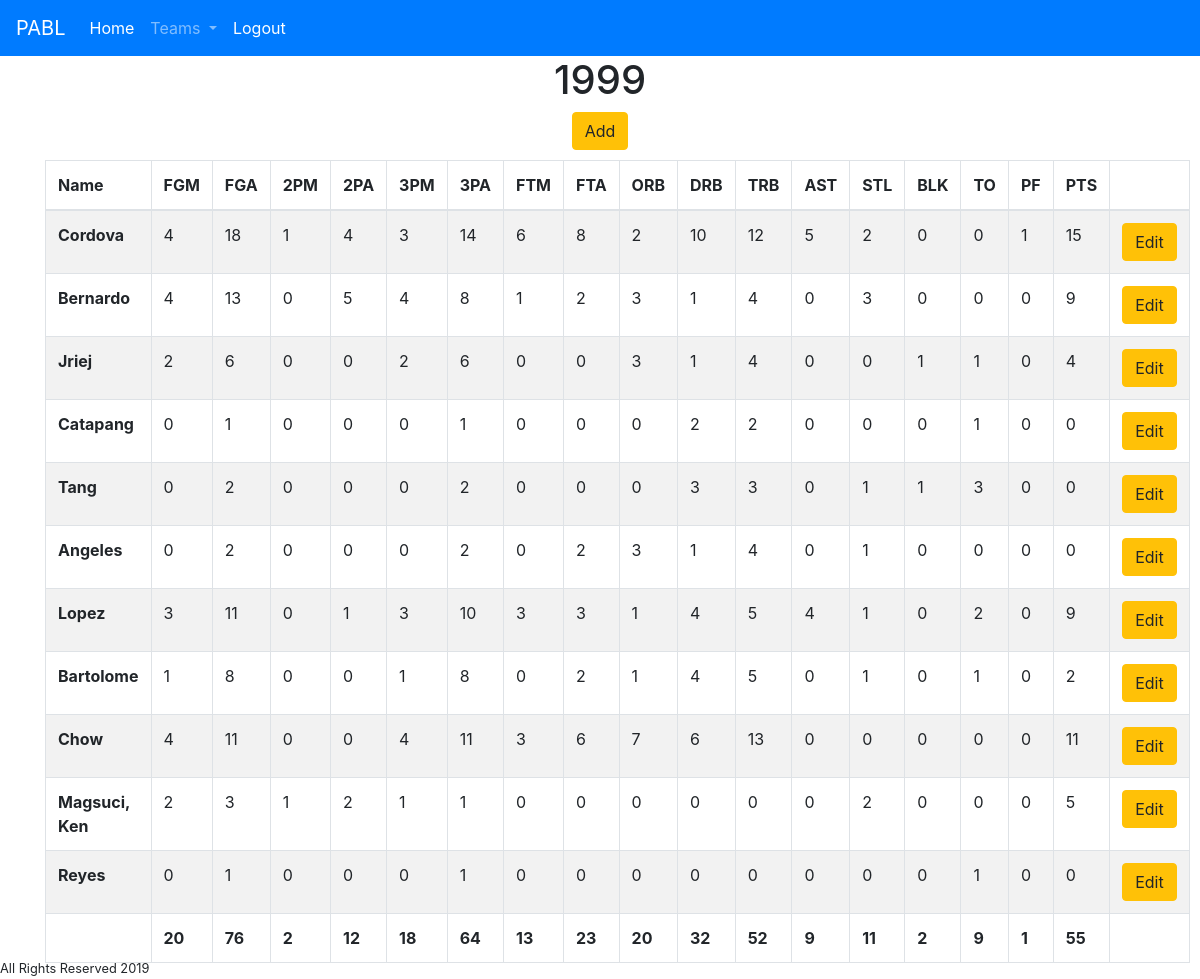
Page /team/1999 (signed in) on the committed database.
### tables this page shows
CREATE TABLE "2012vs1999" (
	"id"	INTEGER PRIMARY KEY AUTOINCREMENT,
	"name"	TEXT,
	"team"	TEXT,
	"fgm"	INTEGER,
	"fga"	INTEGER,
	"2pm"	INTEGER,
	"2pa"	INTEGER,
	"3pm"	INTEGER,
	"3pa"	INTEGER,
	"ftm"	INTEGER,
	"fta"	INTEGER,
	"orb"	INTEGER,
	"drb"	INTEGER,
	"trb"	INTEGER,
	"ast"	INTEGER,
	"stl"	INTEGER,
	"blk"	INTEGER,
	"to"	INTEGER,
	"pf"	INTEGER,
	"pts"	INTEGER
);

### app.py (the view)
@app.route('/team', defaults={"name":"Default"})
@app.route('/team/<name>')
def team(name):
    username = session["username"]
    if name == "Default":
        return render_template('team_default.html', username=username)
    else:
       if name == "19909395":
           results = teamread('2008vs1990/93/95', '1990/93/95')
           stats = sum_stats(results)
           return render_template('team.html', results=results, stats=stats, username=username)
       elif name == "2008":
           results = teamread('2008vs1990/93/95', '2008')
           stats = sum_stats(results)
           return render_template('team.html', results=results, stats=stats, username=username)
       elif name == "200018":
           results = teamread('2000/18vs2003', '2000/18')
           stats = sum_stats(results)
           return render_template('team.html', results=results, stats=stats, username=username)
       elif name == "2003":
           results = teamread('2000/18vs2003', '2003')
           stats = sum_stats(results)
           return render_template('team.html', results=results, stats=stats, username=username)
       elif name == "201319":
           results = teamread('2013/19vs1992', '2013/19')
           stats = sum_stats(results)
           return render_template('team.html', results=results, stats=stats, username=username)
       elif name == "1992":
           results = teamread('2013/19vs1992', '1992')
           stats = sum_stats(results)
           return render_template('team.html', results=results, stats=stats, username=username)
       elif name == "1994":
           results = teamread('1994vs2015', '1994')
           stats = sum_stats(results)
           return render_template('team.html', results=results, stats=stats, username=username)
       elif name == "2015":
           results = teamread('1994vs2015', '2015')
           stats = sum_stats(results)
           return render_template('team.html', results=results, stats=stats, username=username)
       elif name == "2002":
           results = teamread('2002vs2006', '2002')
           stats = sum_stats(results)
           return render_template('team.html', results=results, stats=stats, username=username)
       elif name == "2006":
           results = teamread('2002vs2006', '2006')
           stats = sum_stats(results)
           return render_template('team.html', results=results, stats=stats, username=username)
       elif name == "2004":
           results = teamread('2004vs2014', '2004')
           stats = sum_stats(results)
           return render_template('team.html', results=results, stats=stats, username=username)
       elif name == "2014":
           results = teamread('2004vs2014', '2014')
           stats = sum_stats(results)
           return render_template('team.html', results=results, stats=stats, username=username)
       elif name == "2009":
           results = teamread('2009vs2010', '2009')
           stats = sum_stats(results)
           return render_template('team.html', results=results, stats=stats, username=username)
       elif name == "2010":
           results = teamread('2009vs2010', '2010')
           stats = sum_stats(results)
           return render_template('team.html', results=results, stats=stats, username=username)
       elif name == "2012":
           results = teamread('2012vs1999', '2012')
           stats = sum_stats(results)
           return render_template('team.html', results=results, stats=stats, username=username)
       elif name == "1999":
           results = teamread('2012vs1999', '1999')
           stats = sum_stats(results)
           return render_template('team.html', results=results, stats=stats, username=username)
       else:
           return render_template('team_error.html', name=name, username=username)

### app.py (called while the page is built)
def connect_db(filename):
    conn = sqlite3.connect(filename)
    return conn

def teamread(tablename, teamname):
    conn = connect_db('dayone.db')
    cur = conn.cursor()
    query = '''SELECT * FROM "{}" WHERE team = "{}"'''.format(tablename, teamname)
    cur.execute(query)
    results = cur.fetchall()
    cur.close()
    return results

def sum_stats(results):
    total_stats = list()
    i = 3
    while i < 20:
        total_stats.append(0)
        i += 1
    for result in results:
        i = 3
        j = 0
        while i < 20:
            total_stats[j] += result[i]
            i += 1
            j += 1
    return total_stats

### templates/team.html (shortened to what this page needs)
{% extends 'base.html' %}
{% block content %}
  <div class="container">
    <h1 align="center"> {{ results[0][2] }}
    {% if username == "admin" %}
            <form method="get" action="{{ url_for('add') }}">
              <button type="submit" value="{{ results[0][2] }}" name="team" class="btn btn-warning">Add</button>
            </form>
    {% endif %}
     </h1>
    <table class="table table-striped table-bordered table-hover">
      <thead>
        <tr>
          <th scope="col">Name</th>
          <th scope="col">FGM</th>
          <th scope="col">FGA</th>
          <th scope="col">2PM</th>
          <th scope="col">2PA</th>
          <th scope="col">3PM</th>
          <th scope="col">3PA</th>
          <th scope="col">FTM</th>
          <th scope="col">FTA</th>
          <th scope="col">ORB</th>
          <th scope="col">DRB</th>
          <th scope="col">TRB</th>
          <th scope="col">AST</th>
          <th scope="col">STL</th>
          <th scope="col">BLK</th>
          <th scope="col">TO</th>
          <th scope="col">PF</th>
          <th scope="col">PTS</th>
          {% if username == "admin" %}
          <th scope="col"> </th>
          {% endif %}
        </tr>
      </thead>
      <tbody>
      {% for result in results %}
        <tr>
          <th>{{ result[1] }}</th>
          <td>{{ result[3] }}</td>
          <td>{{ result[4] }}</td>
          <td>{{ result[5] }}</td>
          <td>{{ result[6] }}</td>
          <td>{{ result[7] }}</td>
          <td>{{ result[8] }}</td>
          <td>{{ result[9] }}</td>
          <td>{{ result[10] }}</td>
          <td>{{ result[11] }}</td>
          <td>{{ result[12] }}</td>
          <td>{{ result[13] }}</td>
          <td>{{ result[14] }}</td>
          <td>{{ result[15] }}</td>
          <td>{{ result[16] }}</td>
          <td>{{ result[17] }}</td>
          <td>{{ result[18] }}</td>
          <td>{{ result[19] }}</td>
          {% if username == "admin" %}
          <td>
            <form method="get" action="{{ url_for('edit') }}">
              <button type="submit" value="{{ result[0] }}" name="id" class="btn btn-warning">Edit</button>
            </form>
          </td>
          {% endif %}
        </tr>
      {% endfor %}
      <tr>
          <th></th>
          {% for stat in stats %}
            <th>{{ stat }}</th>
          {% endfor %}
          {% if username == "admin" %}
            <th></th>
          {% endif %}
      </tr>
      </tbody>
    </table>
  </div>
{% endblock %}

### rows in the picture
2012vs1999: team "1999", name "Cordova", fgm "4", fga "18", 2pm "1", 2pa "4", 3pm "3", 3pa "14", ftm "6", fta "8", orb "2", drb "10", trb "12", ast "5", stl "2", blk "0", to "0", pf "1", pts "15"
2012vs1999: name "Bernardo", fgm "4", fga "13", 2pm "0", 2pa "5", 3pm "4", 3pa "8", ftm "1", fta "2", orb "3", drb "1", trb "4", ast "0", stl "3", blk "0", to "0", pf "0", pts "9"
2012vs1999: name "Jriej", fgm "2", fga "6", 2pm "0", 2pa "0", 3pm "2", 3pa "6", ftm "0", fta "0", orb "3", drb "1", trb "4", ast "0", stl "0", blk "1", to "1", pf "0", pts "4", {{ result[0] }} 14 (drawn)
2012vs1999: name "Catapang", fgm "0", fga "1", 2pm "0", 2pa "0", 3pm "0", 3pa "1", ftm "0", fta "0", orb "0", drb "2", trb "2", ast "0", stl "0", blk "0", to "1", pf "0", pts "0", {{ result[0] }} 15 (drawn)
2012vs1999: name "Tang", fgm "0", fga "2", 2pm "0", 2pa "0", 3pm "0", 3pa "2", ftm "0", fta "0", orb "0", drb "3", trb "3", ast "0", stl "1", blk "1", to "3", pf "0", pts "0", {{ result[0] }} 16 (drawn)
2012vs1999: name "Angeles", fgm "0", fga "2", 2pm "0", 2pa "0", 3pm "0", 3pa "2", ftm "0", fta "2", orb "3", drb "1", trb "4", ast "0", stl "1", blk "0", to "0", pf "0", pts "0", {{ result[0] }} 17 (drawn)
2012vs1999: name "Lopez", fgm "3", fga "11", 2pm "0", 2pa "1", 3pm "3", 3pa "10", ftm "3", fta "3", orb "1", drb "4", trb "5", ast "4", stl "1", blk "0", to "2", pf "0", pts "9", {{ result[0] }} 18 (drawn)
2012vs1999: name "Bartolome", fgm "1", fga "8", 2pm "0", 2pa "0", 3pm "1", 3pa "8", ftm "0", fta "2", orb "1", drb "4", trb "5", ast "0", stl "1", blk "0", to "1", pf "0", pts "2", {{ result[0] }} 19 (drawn)
2012vs1999: name "Chow", fgm "4", fga "11", 2pm "0", 2pa "0", 3pm "4", 3pa "11", ftm "3", fta "6", orb "7", drb "6", trb "13", ast "0", stl "0", blk "0", to "0", pf "0", pts "11", {{ result[0] }} 20 (drawn)
2012vs1999: name "Magsuci, Ken", fgm "2", fga "3", 2pm "1", 2pa "2", 3pm "1", 3pa "1", ftm "0", fta "0", orb "0", drb "0", trb "0", ast "0", stl "2", blk "0", to "0", pf "0", pts "5", {{ result[0] }} 21 (drawn)
2012vs1999: name "Reyes", fgm "0", fga "1", 2pm "0", 2pa "0", 3pm "0", 3pa "1", ftm "0", fta "0", orb "0", drb "0", trb "0", ast "0", stl "0", blk "0", to "1", pf "0", pts "0", {{ result[0] }} 22 (drawn)

### other values in the picture
{{ stat }} "20" "76" "2" "12" "18" "64" "13" "23" "20" "32" "52" "9" "11" "2" "9" "1" "55"
